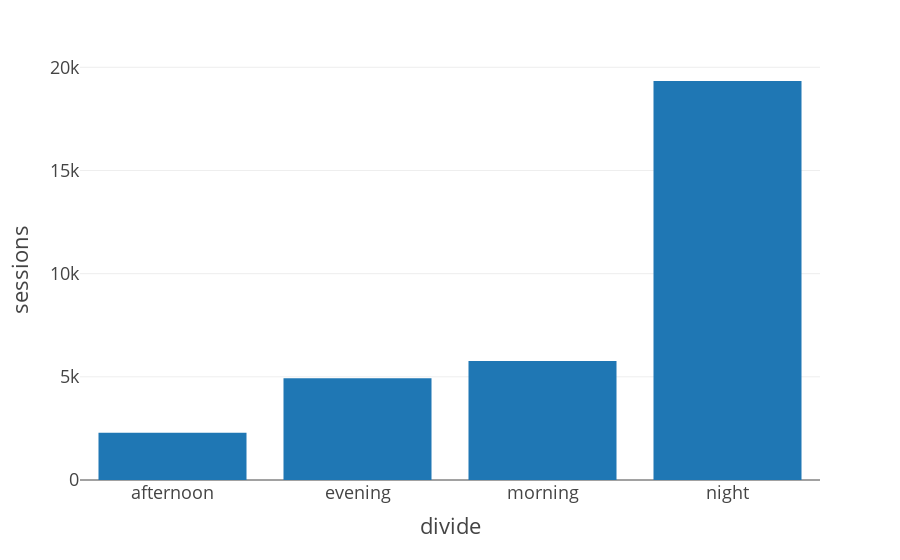

Source (notebook cell):
### Code cell
px.bar(data_frame=result, x = 'divide', y = 'sessions', template='presentation')

### Figure 1 — Plotly figure (JSON) as saved in the notebook; plotly's stock layout.template omitted (floating-point values rounded to 4 significant figures)
{"data": [{"alignmentgroup": "True", "hovertemplate": "divide=%{x}<br>sessions=%{y}<extra></extra>", "legendgroup": "", "marker": {"color": "#1F77B4", "pattern": {"shape": ""}}, "name": "", "offsetgroup": "", "orientation": "v", "showlegend": false, "textposition": "auto", "type": "bar", "x": ["afternoon", "evening", "morning", "night"], "xaxis": "x", "y": [2286, 4928, 5763, 19336], "yaxis": "y"}], "layout": {"autosize": true, "barmode": "relative", "legend": {"tracegroupgap": 0}, "margin": {"t": 60}, "xaxis": {"anchor": "y", "autorange": true, "domain": [0, 1], "range": [-0.5, 3.5], "title": {"text": "divide"}, "type": "category"}, "yaxis": {"anchor": "x", "autorange": true, "domain": [0, 1], "range": [0, 20350.0], "title": {"text": "sessions"}, "type": "linear"}}}
